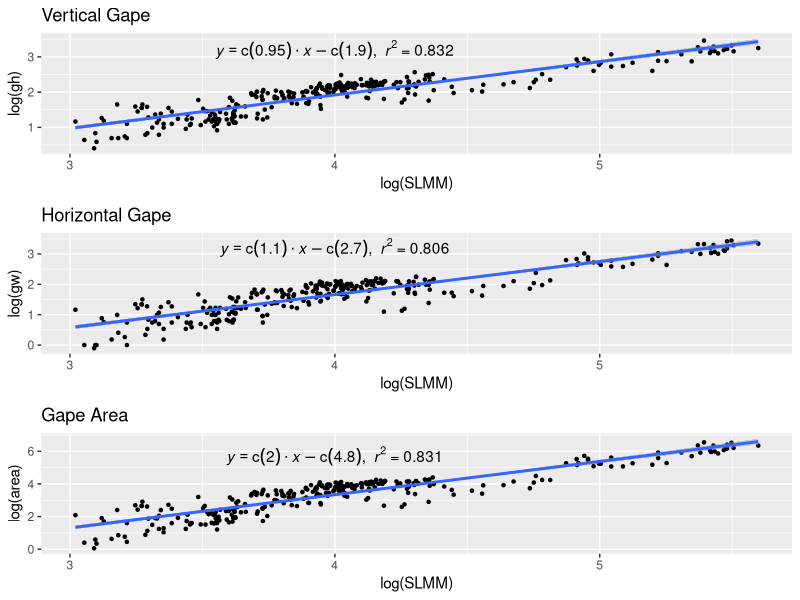
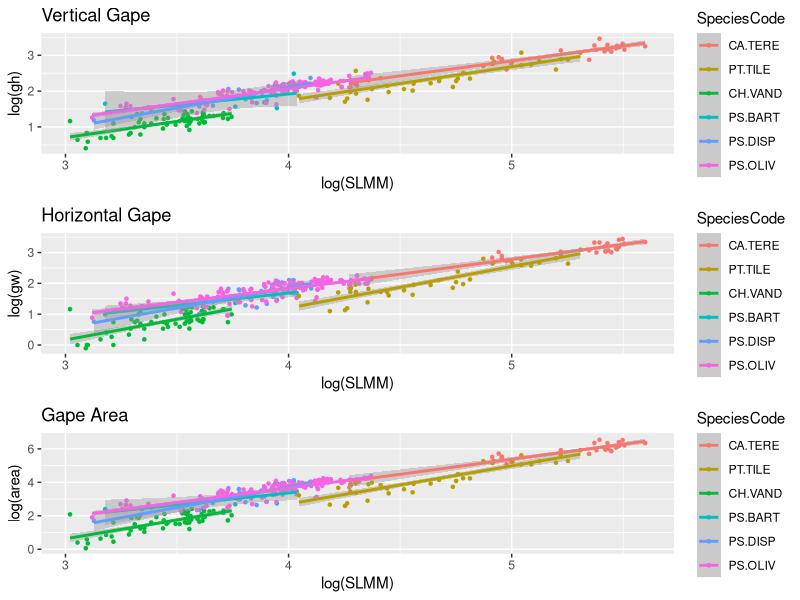
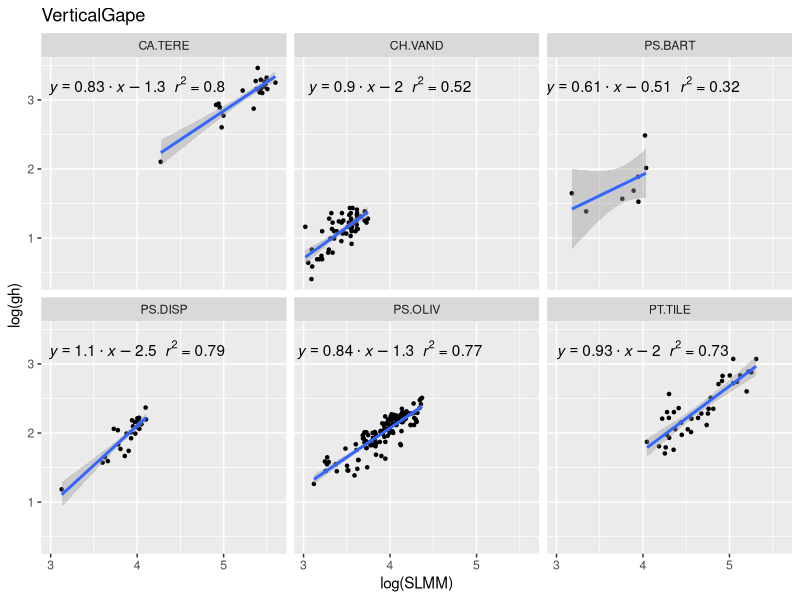
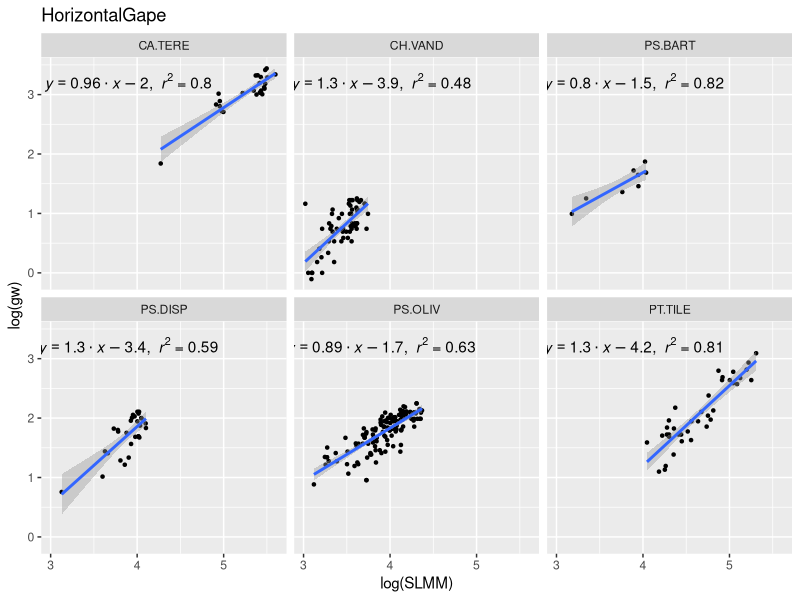
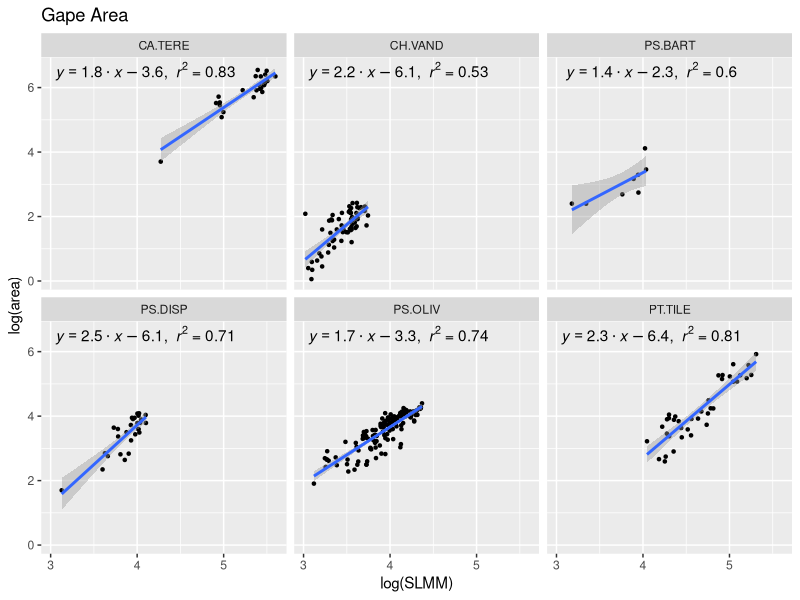
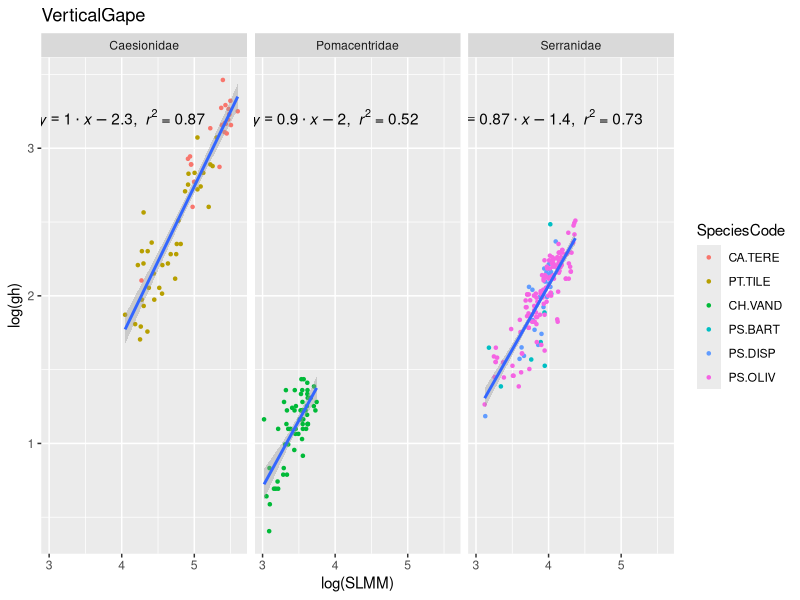
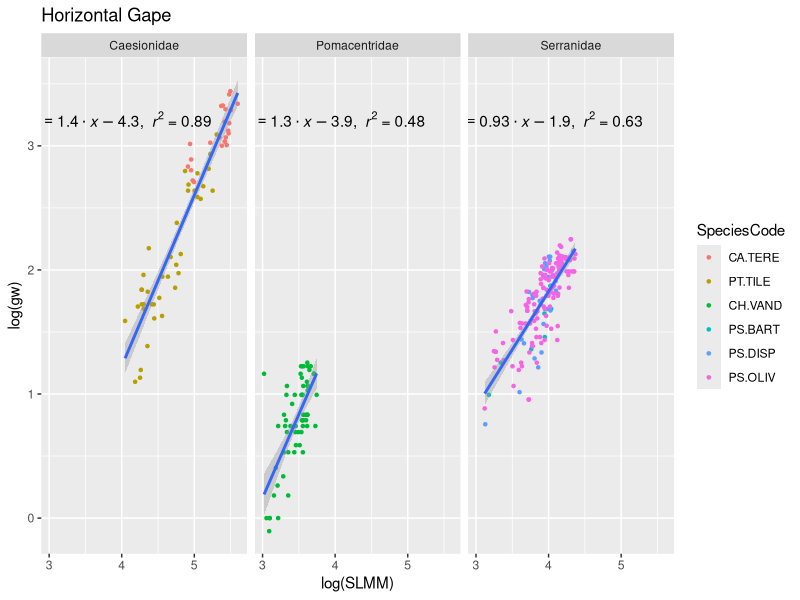
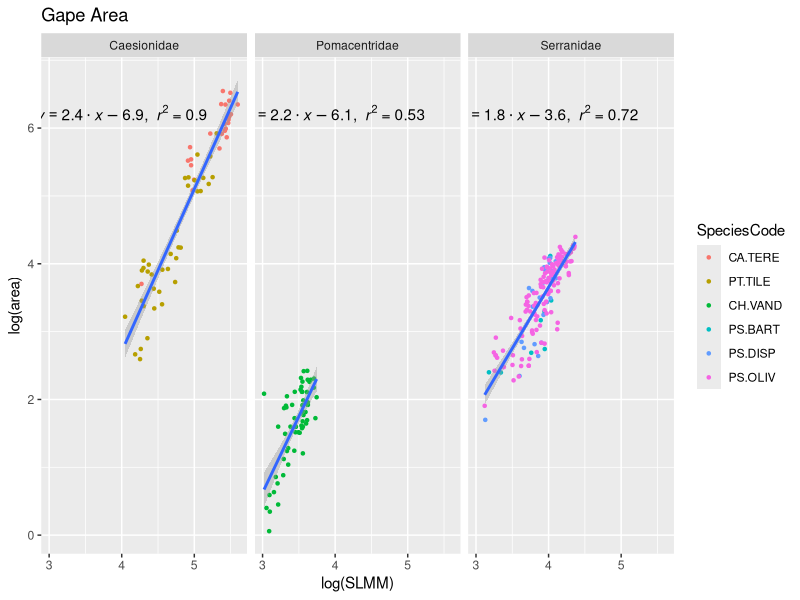

Reproduce these figures in R, in order. (Note: this script raises an error after producing the figures.)
###### Zooplanktivores gape-body size analysis ######

################        Zooplanktivores analysis             ##############

# Multipanel plot with log(gw), log(gh), log(MA) against log(SL)

# set working directory
setwd('/Users/jillian/R_projects/Allometry/')

# Data for all specimens where a species has more than 3 samples with gape and SL data
fish <- read.csv('Allometry Data/fish_gape_cleaned_more_than_3_jan_24.csv', 
                 header = TRUE, sep = ",") 

########### Entering and Cleaning Data ##########

# Remove PS.COOP and AC.TRIOS because low n, but more so because there is no size gradient
# Which rows have PS.COOP and AC.TRIOS?
psc <- which(fish$SpeciesCode==('PS.COOP'))
act <- which(fish$SpeciesCode==('AC.TRIOS')) 
# removing these rows from fish:
fish <- fish[-c(psc, act),]


##### Selecting only zooplanktivores #######

zp <- fish[which(fish$j_fg=='ZP'),]

zp$SpeciesCode <- factor(zp$SpeciesCode)
zp$Family <- factor(zp$Family)

##### Ordering by Family to make my life easier ####
zp$SpeciesCode <- factor(zp$SpeciesCode, levels = c("CA.TERE",
                                                    "PT.TILE",
                                                    "CH.VAND",
                                                    "PS.BART",
                                                    "PS.DISP",
                                                    "PS.OLIV")
)

#### Making some plots!!! ######

library("ggplot2")
library('plyr')
library('gridExtra') # allows me to make multiplots

#### calculating mouth area (and adding it to zoop dataframe): ####
zp$area <- with(zp, pi*(gh/2)*(gw/2))

#### gh, gw, ga for all zooplanktivore species combined (WITH EQNS!!!!!!) ####

df.n <- ddply(.data=zp, .(SpeciesCode), summarize, n=paste("n ==", length(SpeciesCode)))

lm_eqn = function(x, y){
  m = lm(log(y) ~ log(SLMM), x);
  l <- list(a = format(coef(m)[1], digits = 2), 
            b = format(coef(m)[2], digits = 2), 
            r2 = format(summary(m)$r.squared, digits = 3)
  )
  
  if (l$a >= 0) {
    eq <- substitute(italic(y) == b %.% italic(x) + a*","~~italic(r)^2~"="~r2, l) 
  }
  
  else {
    l <- list(a = format(abs(coef(m)[1]), digits = 2), 
              b = format(coef(m)[2], digits = 2), 
              r2 = format(summary(m)$r.squared, digits = 3)
    )
    eq <- substitute(italic(y) == b %.% italic(x) - a*","~~italic(r)^2~"="~r2, l)
  }
  as.character(as.expression(eq));                 
}

c1 <-
  ggplot(data=zp, aes(x=log(SLMM), y=log(gh))) +
  geom_point(shape=20) +
  geom_smooth(method=lm) +
  geom_text(data=data.frame(), aes(x=4, y=3.2, label=lm_eqn(zp, zp$gh)), parse=TRUE) +
  ggtitle("Vertical Gape")

c2 <-
  ggplot(data=zp, aes(x=log(SLMM), y=log(gw))) +
  geom_point(shape=20) +
  geom_smooth(method=lm) +
  geom_text(data=data.frame(), aes(x=4, y=3.2, label=lm_eqn(zp, zp$gw)), parse=TRUE) +
  ggtitle("Horizontal Gape")

c3 <-
  ggplot(data=zp, aes(x=log(SLMM), y=log(area))) +
  geom_point(shape=20) +
  geom_smooth(method=lm) +
  geom_text(data=data.frame(), aes(x=4, y=5.7, label=lm_eqn(zp, zp$area)), parse=TRUE) +
  ggtitle("Gape Area")

grid.arrange(c1, c2, c3)

#### gh, gw, ga for all zooplanktivore species colour-coded ####
# (has regression lines in colour for each species)
cc1 <-
  ggplot(data=zp, aes(x=log(SLMM), y=log(gh), colour=SpeciesCode)) +
  geom_point(shape=20) +
  geom_smooth(method=lm) +
  ggtitle("Vertical Gape")

cc2 <-
  ggplot(data=zp, aes(x=log(SLMM), y=log(gw), colour=SpeciesCode)) +
  geom_point(shape=20) +
  geom_smooth(method=lm) +
  ggtitle("Horizontal Gape")

cc3 <-
  ggplot(data=zp, aes(x=log(SLMM), y=log(area), colour=SpeciesCode)) +
  geom_point(shape=20) +
  geom_smooth(method=lm) +
  ggtitle("Gape Area")

grid.arrange(cc1, cc2, cc3)

#### gh, gw, ga for all zooplanktivore for EACH SPP (facets) #####
# (SET OF 3 SECTIONS)
#### (1) gh plots with regression lines and equations ####
## gh lm_eqns for plotting:
spp_lms_gh <- dlply(zp, .(SpeciesCode), function(z) {
  lm(log(gh)~log(SLMM), data=z)
})

spp.n <- ddply(.data=zp, .(SpeciesCode), summarize, n=paste("n ==", length(SpeciesCode)))

## pieces for gh_summ:
coefs_gh <- ldply(spp_lms_gh, coef)
rsq <- function(spp_lms_gh) c("rsqd"=summary(spp_lms_gh)$r.squared)
se <- function(spp_lms_gh) c("SE"=summary(spp_lms_gh)$coefficients[2,2])
p_val <- function(spp_lms_gh) c("p_val"=summary(spp_lms_gh)$coefficients[2,4])
spp.n <- ddply(.data=zp, .(SpeciesCode), summarize, n=paste("n ==", length(SpeciesCode)))

# master df for gh lms 
dfs <- list(
  coefs_gh,
  rsqs <- ldply(spp_lms_gh, rsq),
  ses <- ldply(spp_lms_gh, se),
  p_vals <- ldply(spp_lms_gh, p_val),
  spp.n
)

gh_summ <- join_all(dfs, by="SpeciesCode")

## generating lm_eqns to put onto graphs
m <- gh_summ
gh_spp = matrix(data=NA, nrow=0, ncol=2)
for (i in (1:6)) {
  l <- list(a = format(m[i, 3], digits=2),
            b = format(m[i, 2], digits=2), 
            r2 = format(m[i, 4], digits=2)
  )
  if (l$b >= 0) {
    eqn <- substitute(italic(y) ==a%.% italic(x) + b*~~italic(r)^2~"="~r2, l)
  }
  
  else {
    l <- list(a = format(m[i, 3], digits=2),
              b = format(abs(m[i, 2]), digits=2), 
              r2 = format(m[i, 4], digits=2)
    )
    eqn <- substitute(italic(y) ==a%.% italic(x) - b*~~italic(r)^2~"="~r2, l)
  }
  lm_eq = as.character(as.expression(eqn))
  gh_spp <- rbind(gh_spp, c(as.character(m[i,1]), lm_eq))
}



# gh_spp is the data frame containing the spp name (for ref) and the lm_eqn for
# each regression
gh_spp <- as.data.frame(gh_spp)
colnames(gh_spp) <- c("SpeciesCode", "eqn")

spp1 <-
  ggplot(data=zp, aes(x=log(SLMM), y=log(gh))) +
  geom_point(shape=20) +
  facet_wrap(~SpeciesCode, ncol=3, drop=F) +
  geom_smooth(method=lm) +
  geom_text(data=gh_spp, aes(x=4, y=3.2, label=eqn), parse=T) +
  ggtitle("VerticalGape")
facet_grid(. ~ cyl, labeller = label_both)



spp1
#### (2) gw plots with regression lines and equations ####
## gw lm_eqns for plotting:
spp_lms_gw <- dlply(zp, .(SpeciesCode), function(z) {
  lm(log(gw)~log(SLMM), data=z)
})
## pieces for gw_summ:
coefs_gw <- ldply(spp_lms_gw, coef)
rsq <- function(spp_lms_gw) c("rsqd"=summary(spp_lms_gw)$r.squared)
se <- function(spp_lms_gw) c("SE"=summary(spp_lms_gw)$coefficients[2,2])
p_val <- function(spp_lms_gw) c("p_val"=summary(spp_lms_gw)$coefficients[2,4])

# master df for gw lms 
dfs <- list(
  coefs_gw,
  rsqs <- ldply(spp_lms_gw, rsq),
  ses <- ldply(spp_lms_gw, se),
  p_vals <- ldply(spp_lms_gw, p_val)
)

gw_summ <- join_all(dfs, by="SpeciesCode", match="first")

## generating lm_eqns to put onto graphs
m <- gw_summ
gw_spp = matrix(data=NA, nrow=0, ncol=2)
for (i in (1:6)) {
  l <- list(a = format(m[i, 3], digits=2),
            b = format(m[i, 2], digits=2), 
            r2 = format(m[i, 4], digits=2)
  )
  if (l$b >= 0) {
    eqn <- substitute(italic(y) ==a%.% italic(x) + b*","~~italic(r^2)~"="~r2,l)
  }
  
  else {
    l <- list(a = format(m[i, 3], digits=2),
              b = format(abs(m[i, 2]), digits=2), 
              r2 = format(m[i, 4], digits=2)
    )
    eqn <- substitute(italic(y) ==a%.% italic(x) - b*","~~italic(r^2)~"="~r2,l)
  }
  lm_eq = as.character(as.expression(eqn))
  gw_spp <- rbind(gw_spp, c(as.character(m[i,1]), lm_eq))
}
# gw_spp is the data frame containing the spp name (for ref) and the lm_eqn for
# each regression
gw_spp <- as.data.frame(gw_spp)
colnames(gw_spp) <- c("SpeciesCode", "eqn")

spp2 <-
  ggplot(data=zp, aes(x=log(SLMM), y=log(gw))) +
  geom_point(shape=20) +
  facet_wrap(~SpeciesCode, ncol=3) +
  geom_smooth(method=lm) +
  geom_text(data=gw_spp, aes(x=3.9, y=3.2, label=eqn), parse=TRUE) +
  ggtitle("HorizontalGape")
facet_grid(. ~ cyl, labeller = label_both)

spp2
#### (3) ga plots with regression lines and equations ####
## ga lm_eqns for plotting:
spp_lms_ga <- dlply(zp, .(SpeciesCode), function(z) {
  lm(log(area)~log(SLMM), data=z)
})
## pieces for ga_summ:
coefs_ga <- ldply(spp_lms_ga, coef)
rsq <- function(spp_lms_ga) c("rsqd"=summary(spp_lms_ga)$r.squared)
se <- function(spp_lms_ga) c("SE"=summary(spp_lms_ga)$coefficients[2,2])
p_val <- function(spp_lms_ga) c("p_val"=summary(spp_lms_ga)$coefficients[2,4])

# master df for ga lms 
dfs <- list(
  coefs_ga,
  rsqs <- ldply(spp_lms_ga, rsq),
  ses <- ldply(spp_lms_ga, se),
  p_vals <- ldply(spp_lms_ga, p_val)
)

ga_summ <- join_all(dfs, by="SpeciesCode", match="first")

## generating lm_eqns to put onto graphs
m <- ga_summ
ga_spp = matrix(data=NA, nrow=0, ncol=2)
for (i in (1:6)) {
  l <- list(a = format(m[i, 3], digits=2),
            b = format(m[i, 2], digits=2), 
            r2 = format(m[i, 4], digits=2)
  )
  if (l$b >= 0) {
    eqn <- substitute(italic(y) ==a%.% italic(x) + b*","~~italic(r^2)~"="~r2,l)
  }
  
  else {
    l <- list(a = format(m[i, 3], digits=2),
              b = format(abs(m[i, 2]), digits=2), 
              r2 = format(m[i, 4], digits=2)
    )
    eqn <- substitute(italic(y) ==a%.% italic(x) - b*","~~italic(r^2)~"="~r2,l)
  }
  lm_eq = as.character(as.expression(eqn))
  ga_spp <- rbind(ga_spp, c(as.character(m[i,1]), lm_eq))
}
# ga_spp is the data frame containing the spp name (for ref) and the lm_eqn for
# each regression
ga_spp <- as.data.frame(ga_spp)
colnames(ga_spp) <- c("SpeciesCode", "eqn")

spp3 <-
  ggplot(data=zp, aes(x=log(SLMM), y=log(area))) +
  geom_point(shape=20) +
  facet_wrap(~SpeciesCode, ncol=3) +
  geom_smooth(method=lm) +
  geom_text(data=ga_spp, aes(x=4.1, y=6.5, label=eqn), parse=TRUE) + 
  ggtitle("Gape Area")
facet_grid(. ~ cyl, labeller = label_both)

spp3


#### gh, gw, ma for all zooplanktivore for EACH FAMILY (facets) #####
# (SET OF 3 SECTIONS)
#### (1) gh plots with regression lines and equations ####
## gh lm_eqns for plotting:
fam_lms_gh <- dlply(zp, .(Family), function(z) {
  lm(log(gh)~log(SLMM), data=z)
})
## pieces for gh_summ:
coefs_gh <- ldply(fam_lms_gh, coef)
rsq <- function(fam_lms_gh) c("rsqd"=summary(fam_lms_gh)$r.squared)
se <- function(fam_lms_gh) c("SE"=summary(fam_lms_gh)$coefficients[2,2])
p_val <- function(fam_lms_gh) c("p_val"=summary(fam_lms_gh)$coefficients[2,4])

# master df for gh lms 
dfs <- list(
  coefs_gh,
  rsqs <- ldply(fam_lms_gh, rsq),
  ses <- ldply(fam_lms_gh, se),
  p_vals <- ldply(fam_lms_gh, p_val)
)

gh_summ <- join_all(dfs, by="Family", match="first")

## generating lm_eqns to put onto graphs
m <- gh_summ
gh_fam = matrix(data=NA, nrow=0, ncol=2)
for (i in (1:3)) {
  l <- list(a = format(m[i, 3], digits=2),
            b = format(m[i, 2], digits=2), 
            r2 = format(m[i, 4], digits=2)
  )
  if (l$b >= 0) {
    eqn <- substitute(italic(y) ==a%.% italic(x) + b*","~~italic(r^2)~"="~r2,l)
  }
  
  else {
    l <- list(a = format(m[i, 3], digits=2),
              b = format(abs(m[i, 2]), digits=2), 
              r2 = format(m[i, 4], digits=2)
    )
    eqn <- substitute(italic(y) ==a%.% italic(x) - b*","~~italic(r^2)~"="~r2,l)
  }
  lm_eq = as.character(as.expression(eqn))
  gh_fam <- rbind(gh_fam, c(as.character(m[i,1]), lm_eq))
}
# gh_fam is the data frame containing the fam name (for ref) and the lm_eqn for
# each regression
gh_fam <- as.data.frame(gh_fam)
colnames(gh_fam) <- c("Family", "eqn")

fam1 <-
  ggplot(data=zp, aes(x=log(SLMM), y=log(gh))) +
  geom_point(shape=20, aes(colour=SpeciesCode)) +
  facet_wrap(~Family) +
  geom_smooth(method=lm) +
  geom_text(data=gh_fam, aes(x=4, y=3.2, label=eqn), parse=TRUE) +
  ggtitle("VerticalGape")
facet_grid(. ~ cyl, labeller = label_both)

fam1
#### (2) gw plots with regression lines and equations ####
## gw lm_eqns for plotting:
fam_lms_gw <- dlply(zp, .(Family), function(z) {
  lm(log(gw)~log(SLMM), data=z)
})
## pieces for gw_summ:
coefs_gw <- ldply(fam_lms_gw, coef)
rsq <- function(fam_lms_gw) c("rsqd"=summary(fam_lms_gw)$r.squared)
se <- function(fam_lms_gw) c("SE"=summary(fam_lms_gw)$coefficients[2,2])
p_val <- function(fam_lms_gw) c("p_val"=summary(fam_lms_gw)$coefficients[2,4])

# master df for gw lms 
dfs <- list(
  coefs_gw,
  rsqs <- ldply(fam_lms_gw, rsq),
  ses <- ldply(fam_lms_gw, se),
  p_vals <- ldply(fam_lms_gw, p_val)
)

gw_summ <- join_all(dfs, by="Family", match="first")

## generating lm_eqns to put onto graphs
m <- gw_summ
gw_fam = matrix(data=NA, nrow=0, ncol=2)
for (i in (1:3)) {
  l <- list(a = format(m[i, 3], digits=2),
            b = format(m[i, 2], digits=2), 
            r2 = format(m[i, 4], digits=2)
  )
  if (l$b >= 0) {
    eqn <- substitute(italic(y) ==a%.% italic(x) + b*","~~italic(r^2)~"="~r2,l)
  }
  
  else {
    l <- list(a = format(m[i, 3], digits=2),
              b = format(abs(m[i, 2]), digits=2), 
              r2 = format(m[i, 4], digits=2)
    )
    eqn <- substitute(italic(y) ==a%.% italic(x) - b*","~~italic(r^2)~"="~r2,l)
  }
  lm_eq = as.character(as.expression(eqn))
  gw_fam <- rbind(gw_fam, c(as.character(m[i,1]), lm_eq))
}
# gw_fam is the data frame containing the fam name (for ref) and the lm_eqn for
# each regression
gw_fam <- as.data.frame(gw_fam)
colnames(gw_fam) <- c("Family", "eqn")

fam2 <-
  ggplot(data=zp, aes(x=log(SLMM), y=log(gw))) +
  geom_point(shape=20, aes(colour=SpeciesCode)) +
  facet_wrap(~Family) +
  geom_smooth(method=lm) +
  geom_text(data=gw_fam, aes(x=4, y=3.2, label=eqn), parse=TRUE) +
  ggtitle("Horizontal Gape")
facet_grid(. ~ cyl, labeller = label_both)

fam2
#### (3) ga plots with regression lines and equations ####
## ga lm_eqns for plotting:
fam_lms_ga <- dlply(zp, .(Family), function(z) {
  lm(log(area)~log(SLMM), data=z)
})
## pieces for ga_summ:
coefs_ga <- ldply(fam_lms_ga, coef)
rsq <- function(fam_lms_ga) c("rsqd"=summary(fam_lms_ga)$r.squared)
se <- function(fam_lms_ga) c("SE"=summary(fam_lms_ga)$coefficients[2,2])
p_val <- function(fam_lms_ga) c("p_val"=summary(fam_lms_ga)$coefficients[2,4])

# master df for ga lms 
dfs <- list(
  coefs_ga,
  rsqs <- ldply(fam_lms_ga, rsq),
  ses <- ldply(fam_lms_ga, se),
  p_vals <- ldply(fam_lms_ga, p_val)
)

ga_summ <- join_all(dfs, by="Family", match="first")

## generating lm_eqns to put onto graphs
m <- ga_summ
ga_fam = matrix(data=NA, nrow=0, ncol=2)
for (i in (1:3)) {
  l <- list(a = format(m[i, 3], digits=2),
            b = format(m[i, 2], digits=2), 
            r2 = format(m[i, 4], digits=2)
  )
  if (l$b >= 0) {
    eqn <- substitute(italic(y) ==a%.% italic(x) + b*","~~italic(r^2)~"="~r2,l)
  }
  
  else {
    l <- list(a = format(m[i, 3], digits=2),
              b = format(abs(m[i, 2]), digits=2), 
              r2 = format(m[i, 4], digits=2)
    )
    eqn <- substitute(italic(y) ==a%.% italic(x) - b*","~~italic(r^2)~"="~r2,l)
  }
  lm_eq = as.character(as.expression(eqn))
  ga_fam <- rbind(ga_fam, c(as.character(m[i,1]), lm_eq))
}
# ga_fam is the data frame containing the fam name (for ref) and the lm_eqn for
# each regression
ga_fam <- as.data.frame(ga_fam)
colnames(ga_fam) <- c("Family", "eqn")

fam3 <-
  ggplot(data=zp, aes(x=log(SLMM), y=log(area))) + #, colour=SpeciesCode)) +
  geom_point(shape=20, aes(colour=SpeciesCode)) +
  facet_wrap(~Family) +
  geom_smooth(method=lm) +
  geom_text(data=ga_fam, aes(x=4, y=6.2, label=eqn), parse=TRUE) +
  ggtitle("Gape Area")
facet_grid(. ~ cyl, labeller = label_both)

fam3

#### gh, gw, ma regression for all piscivore species combined ####
reg.all.zp <- lm(formula=log(gh)~log(SLMM), data=zp)

ggplot(data=reg.all.zp, aes())

#### gh, gw, ga lm for each spp of zooplanktivore in dataframe ####

spp_lms_gh <- dlply(zp, .(SpeciesCode), function(z) {
  lm(log(gh)~log(SLMM), data=z)
})

spp_lms_gw <- dlply(zp, .(SpeciesCode), function(z) {
  lm(log(gw)~log(SLMM), data=z)
})

spp_lms_ga <- dlply(zp, .(SpeciesCode), function(z) {
  lm(log(area)~log(SLMM), data=z)
})

#### lm coefficients (in df) for each piscivore spp (gh, gw, ga) ####
coefs_gh <- ldply(spp_lms_gh, coef)
coefs_gw <- ldply(spp_lms_gw, coef)
coefs_ga <- ldply(spp_lms_ga, coef)

# summary stats of gh lm 
rsq <- function(spp_lms_gh) c("rsqd"=summary(spp_lms_gh)$r.squared)
se <- function(spp_lms_gh) c("SE"=summary(spp_lms_gh)$coefficients[2,2])
p_val <- function(spp_lms_gh) c("p_val"=summary(spp_lms_gh)$coefficients[2,4])

# master df for gh lms 
dfs <- list(
  coefs_gh <- ldply(spp_lms_gh, coef),
  rsqs <- ldply(spp_lms_gh, rsq),
  ses <- ldply(spp_lms_gh, se),
  p_vals <- ldply(spp_lms_gh, p_val)
)

gh_summ <- join_all(dfs, by="SpeciesCode", match="first")

# Function to produce lm expression
# Where: x = data.frame, y = formula

##### lm_eqn function number 1 #####
lm_eqn = function(x, m, rsq) {
  eqn <- substitute(italic(y) == a%.% italic(x) + b*","~~italic(r)^2~"="~r2)
  list(a = format(coef(m)[2], digits = 3),
       b = format(coef(m)[1], digits = 3),
       r2 = format(rsq, digits = 3))
  as.character(as.expression(eqn))
}

spp_gh_eqns <- lm_eqn(p, spp_lms_gh, rsq) 

all.p.lm <- lm_eqn(p, log(gh)~log(SLMM))
print(all.p.lm)

# Fix this lm_eqn2 :(, the insides work, but as a function it doesn't????
#### lm_eqn function number 2... using my MASTER dfs!!!! #####
lm_eqn2 = function(m) { #### FUNCTION NOT WORKING :( :( :( 
  
  gh.spp = matrix(data=NA, nrow=0, ncol=2)
  for (i in (1:7)) {
    eqn <- substitute(italic(y) ==a%.% italic(x) + b*","~~italic(r^2)~"="~r2, 
                      list(a = format(m[i, 3], digits=3),
                           b = format(m[i, 2], digits=3), 
                           r2 = format(m[i, 4], digits=3)
                      )
    )
    lm_eq = as.character(as.expression(eqn))
    gh.spp <- rbind(gh.spp, c(as.character(m[i,1]), lm_eq))
  }
}

y <- gh_summ

lm_eqn2(gh_summ, length(gh_summ))

cat(lm_eqn2(gh_summ, length(gh_summ)))

lm_eqn3 = function(x){
  m = lm(log(GapeWidth) ~ log(SL), x)
  eqn <- substitute(italic(y) == a%.% italic(x) + b*","~~italic(r)^2~"="~r2,
                    list(a = format(coef(m)[2], digits = 3),
                         b = format(coef(m)[1], digits = 3),
                         r2 = format(summary(m)$r.squared, digits = 3)))
  as.character(as.expression(eqn))
}




































